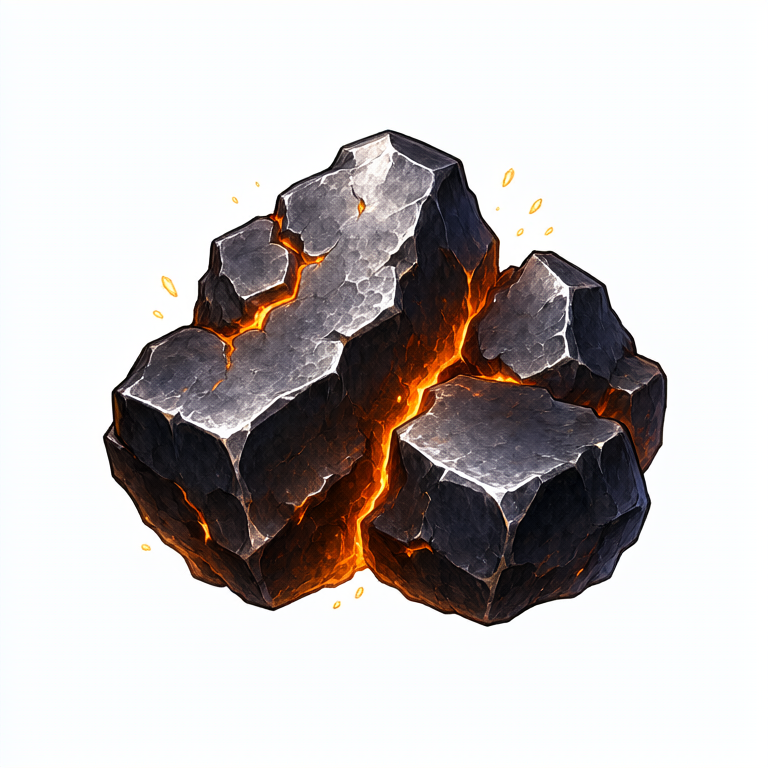
#> input picture art/forge-stone-source.png, 768 x 768 px
$ python process-forge-stone.py
#> lines starting #> are read from the running program, lines starting #| are printed output that depends on the picture; after the words box and inside, x2 and y2 are one past the last pixel; in counts of white or black regions, pixels touching at a corner belong together
from pathlib import Path
from PIL import Image,ImageDraw
import numpy as np
root=Path(__file__).resolve().parents[1];im=Image.open(root/'art/forge-stone-source.png').convert('RGB');a=np.array(im);white=(a.min(2)>180)&((a.max(2).astype(int)-a.min(2).astype(int))<100);bg=np.zeros(white.shape,dtype=bool)
#> after `white = (a.min(2) > 180) & (a.max(2).astype(int) - a.min(2).astype(int`:
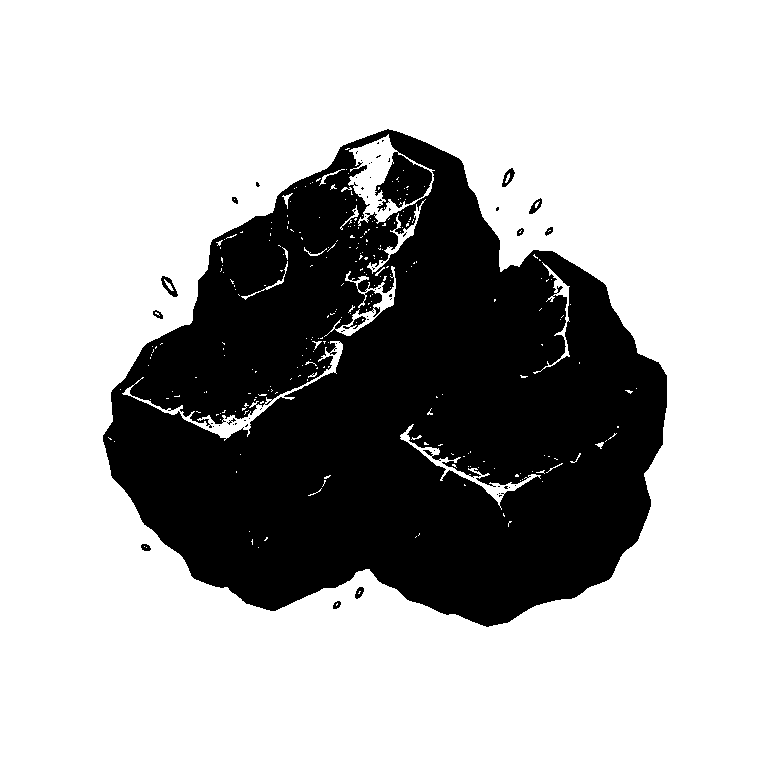
#> white: shape (768, 768) bool; 69.3% white; 58 black regions (46 under 20 px), largest, box (x1, y1, x2, y2) and area: (103, 129, 667, 627) 180307, (161, 276, 178, 297) 148, (502, 168, 515, 187) 115
from collections import deque
queue=deque([(10,im.width//2)]);bg[10,im.width//2]=True
while queue:
 y,x=queue.popleft()
 for yy,xx in ((y-1,x),(y+1,x),(y,x-1),(y,x+1)):
  if 0<=yy<im.height and 0<=xx<im.width and white[yy,xx] and not bg[yy,xx]:
   bg[yy,xx]=True;queue.append((yy,xx))
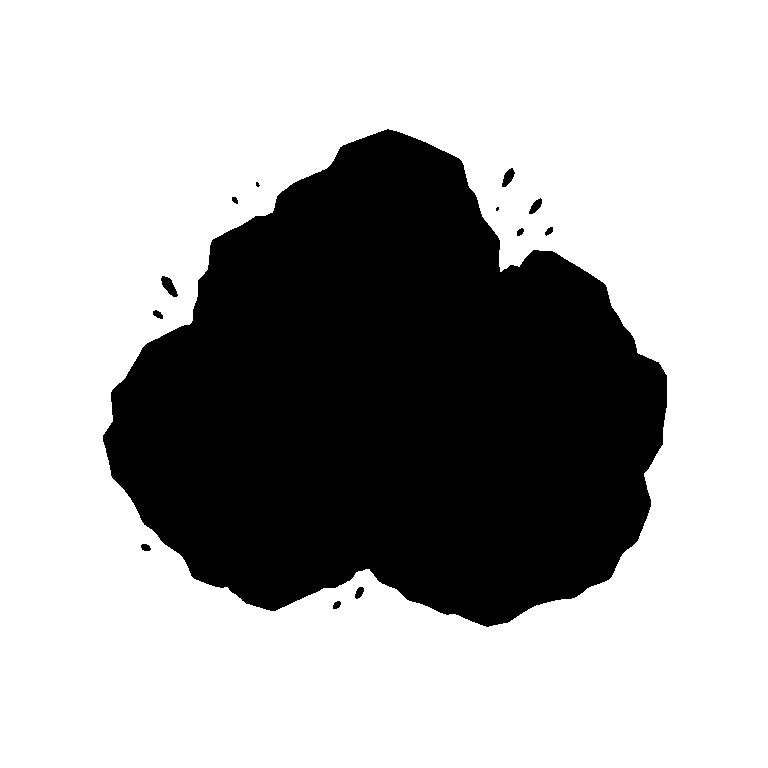
#> bg: shape (768, 768) bool; 67.8% white; 13 black regions (2 under 20 px), largest, box (x1, y1, x2, y2) and area: (103, 129, 667, 627) 189287, (161, 276, 178, 297) 187, (502, 168, 515, 187) 140
alpha=np.full(a.shape[:2],255,dtype='uint8');alpha[bg]=0
rgba=np.dstack([a,alpha]);im=Image.fromarray(rgba);box=im.getbbox();im=im.crop(box);im.thumbnail((224,224),Image.Resampling.LANCZOS);master=Image.new('RGBA',(256,256));master.alpha_composite(im,((256-im.width)//2,(256-im.height)//2));out=root/'src/assets/materials';out.mkdir(parents=True,exist_ok=True);master.save(out/'forge-stone-master.png');master.resize((128,128),Image.Resampling.LANCZOS).save(out/'forge-stone.webp',quality=93,method=6);master.resize((64,64),Image.Resampling.LANCZOS).save(out/'forge-stone-64.png');print('Prepared transparent ComfyUI forge stone icon')
#> after `box = im.getbbox()`: box = (103, 129, 667, 627)
#> after `im = im.crop(box)`:
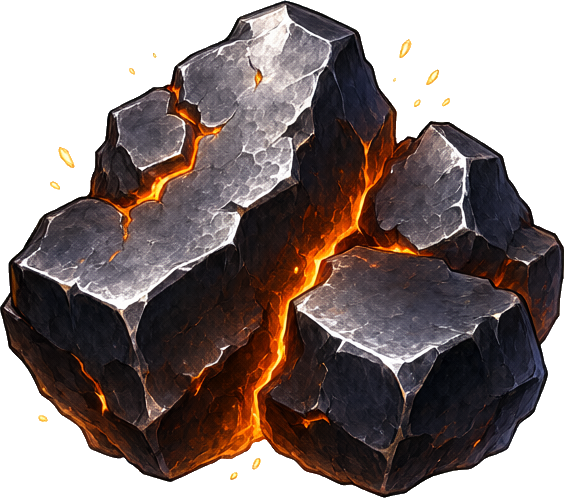
#> im: PIL image 564x498 RGBA; mean R, G, B, A 135.8, 123.8, 121.5, 172.6; transparent parts drawn white
#> after `im.thumbnail((224, 224), Image.Resampling.LANCZOS)`:
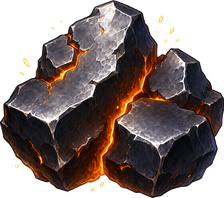
#> im: PIL image 224x198 RGBA; mean R, G, B, A 58.1, 45.1, 42, 172.6; transparent parts drawn white
#> after `master = Image.new('RGBA', (256, 256))`: master: PIL image 256x256 RGBA; every value is 0
#> after `master.alpha_composite(im, ((256 - im.width) // 2, (256 - im.height) /`:
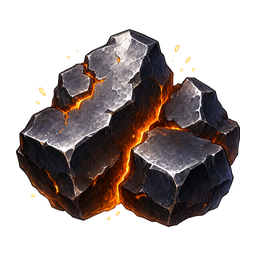
#> master: PIL image 256x256 RGBA; mean R, G, B, A 39.3, 30.5, 28.4, 116.8; transparent parts drawn white
#> after `rgba = np.dstack([a, alpha])`:
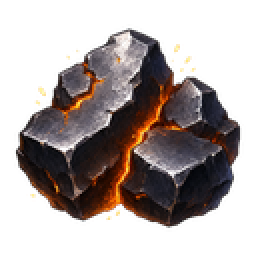
#> saved as forge-stone.webp: PIL image 128x128 RGBA (shown 2 times larger); mean R, G, B, A 40.7, 31.6, 29, 116.9; transparent parts drawn white
#> after `rgba = np.dstack([a, alpha])`:
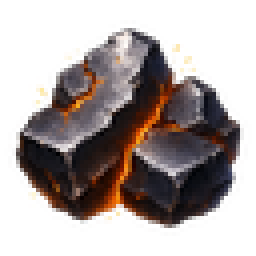
#> saved as forge-stone-64.png: PIL image 64x64 RGBA (shown 4 times larger); mean R, G, B, A 44.7, 34.1, 30.7, 116.9; transparent parts drawn white
#| Prepared transparent ComfyUI forge stone icon
